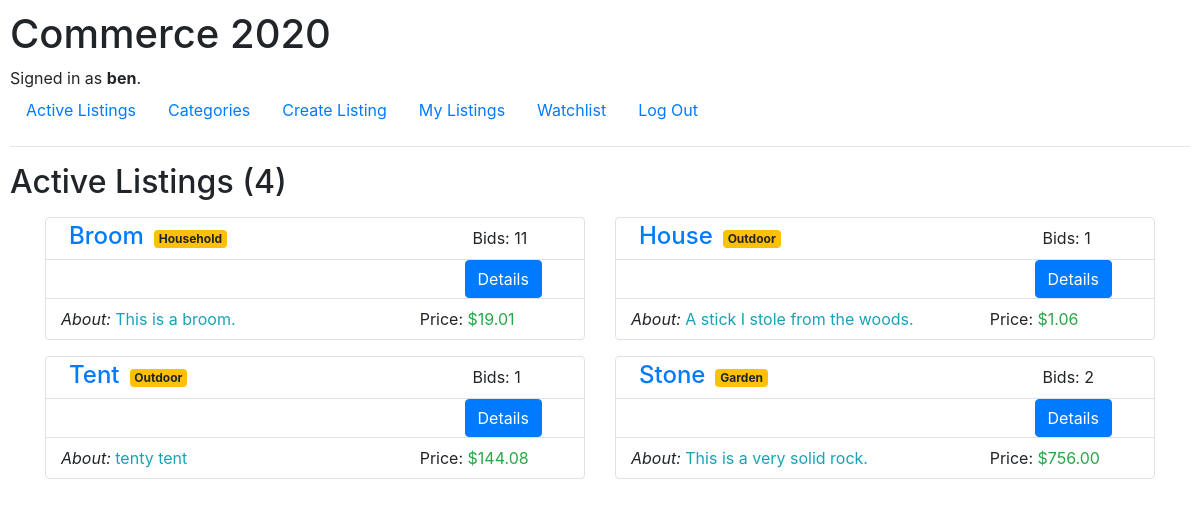
Screenshot of / (signed in) with the database file from the repository.
### auctions/models.py (models this page shows, shortened)
class User(AbstractUser):
    def __str__(self):
        return f"{self.username}"

class Listing(models.Model):
    title = models.CharField(max_length=64, unique=True)
    description = models.CharField(max_length=512)
    imgurl = models.CharField(max_length=128)
    start_price = models.DecimalField(max_digits=12, decimal_places=2)
    closed = models.BooleanField(default=False, editable=False)
    bids = models.ManyToManyField('Bid', blank=True, related_name='listing_bids')
    user = models.ForeignKey(User, on_delete=models.CASCADE, null=True)
    category = models.ForeignKey(Category, on_delete=models.CASCADE)
    def __str__(self):
        return f"{self.title}"

class Category(models.Model):
    category = models.CharField(max_length=64)
    def __str__(self):
        return f"{self.category}"

class Bid(models.Model):
    user = models.ForeignKey(User, on_delete=models.CASCADE)
    bid_price = models.DecimalField(max_digits=12, decimal_places=2)
    listing = models.ForeignKey(Listing, on_delete=models.CASCADE)

### auctions/views.py (the view)
# urls.py: path("", views.IndexList.as_view() , name="index"),
class IndexList(ListView):
    model = Listing
    template_name = "auctions/index.html"

### auctions/context_processors.py (called while the page is built)
def get_current_year_to_context(request):
    current_datetime = datetime.datetime.now()
    return {
        'current_year': current_datetime.year
    }

def get_listings_count_to_context(request):
    return {
        "listings_count": Listing.objects.all().count()
    }

### auctions/templates/auctions/index.html (shortened to what this page needs)
{% extends "auctions/layout.html" %}
{% block body %}
    <h2>Active Listings ({{ listings_count }})</h2>
<div class="container">
    <div class="row">
{% for item in listing_list %}
<div class="container w-50 ml-0">
    <div class="card border my-2">
        <div class="container">
            <div class="row">
                <div class="col-9">
                    <div class="d-flex justify-content-start align-items-center">
                        <h4 class="ml-2 mt-1"><a href="/listings/{{ item.id }}">{{ item }}</a></h4>
                        <span class="badge badge-warning listing-badge">{{ item.category }}</span>
                    </div>
                </div>
                <div class="col-3">
                    <div class="d-flex justify-content-start align-items-center">
                        <p class="ml-2 mt-2 mb-0">Bids: {{ item.bids.count }}</p>
                    </div>
                </div>
            </div>
            <div class="row border-top">
                <div class="col-9">
                </div>
                <div class="col my-auto">
                    <a class="btn btn-primary" href="/listings/{{ item.id }}">Details</a>
                </div>
            </div>
            <div class="row border-top py-2">
                <div class="col-8 mt-2 my-auto">
                    <p class="d-inline"><i>About:</i></p> <p class="text-info d-inline">{{ item.description }}</p>
                </div>
                <div class="col-4 my-auto">
                    {% if item.bids.last %}
                    <p class="d-inline">Price:</p><p class="text-success d-inline"> ${{ item.bids.last.bid_price }} </p>
                    {% else %}
                    <p class="d-inline">Price:</p><p class="text-success d-inline"> ${{ item.start_price }} </p>
                    {% endif %}
                </div>
            </div>
        </div>
    </div>
</div>
{% endfor %}
</div>
</div>
{% endblock %}

### auctions/templates/auctions/layout.html (shortened to what this page needs)
{% load static %}
<!DOCTYPE html>
<html lang="en">
    <head>
        <link rel="stylesheet" href="https://stackpath.bootstrapcdn.com/bootstrap/4.4.1/css/bootstrap.min.css">
        <link href="{% static 'auctions/styles.css' %}" rel="stylesheet">
    </head>
    <body>
        <h1>Commerce {{ current_year }}</h1>
        <div>
            {% if user.is_authenticated %}
                Signed in as <strong>{{ user.username }}</strong>.
            {% else %}
                Not signed in.
            {% endif %}
        </div>
        <ul class="nav">
            <li class="nav-item">
                <a class="nav-link" href="{% url 'auctions:index' %}">Active Listings</a>
            </li>
            <li>
                <a class="nav-link" href="#">Categories</a>
            </li>
            {% if user.is_authenticated %}
                <li class="nav-item">
                    <li>
                        <a class="nav-link" href="{% url 'auctions:create_listing' %}">Create Listing</a>
                    </li>
                    <li>
                        <a class="nav-link" href="#">My Listings</a>
                    </li>
                    <li>
                        <a class="nav-link" href="#">Watchlist</a>
                    </li>
                    <li>
                        <a class="nav-link" href="{% url 'auctions:logout' %}">Log Out</a>
                    </li>
                </li>
            {% endif %}
        </ul>
        <hr>
        {% block body %}
        {% endblock %}
    </body>
</html>

### auctions/static/auctions/styles.css (style rules this page uses)
body { padding: 10px; }
.listing-badge { margin: 0 0 0 10px; }

### rows the page displays
User: username "ben"
Listing: title "Broom", category "Household", bids.count "11", description "This is a broom.", bids.last.bid_price "19.01"
Listing: title "House", category "Outdoor", bids.count "1", description "A stick I stole from the woods.", bids.last.bid_price "1.06"
Listing: title "Tent", category "Outdoor", bids.count "1", description "tenty tent", bids.last.bid_price "144.08"
Listing: title "Stone", category "Garden", bids.count "2", description "This is a very solid rock.", bids.last.bid_price "756.00"

### other values shown
{{ listings_count }} "4"
